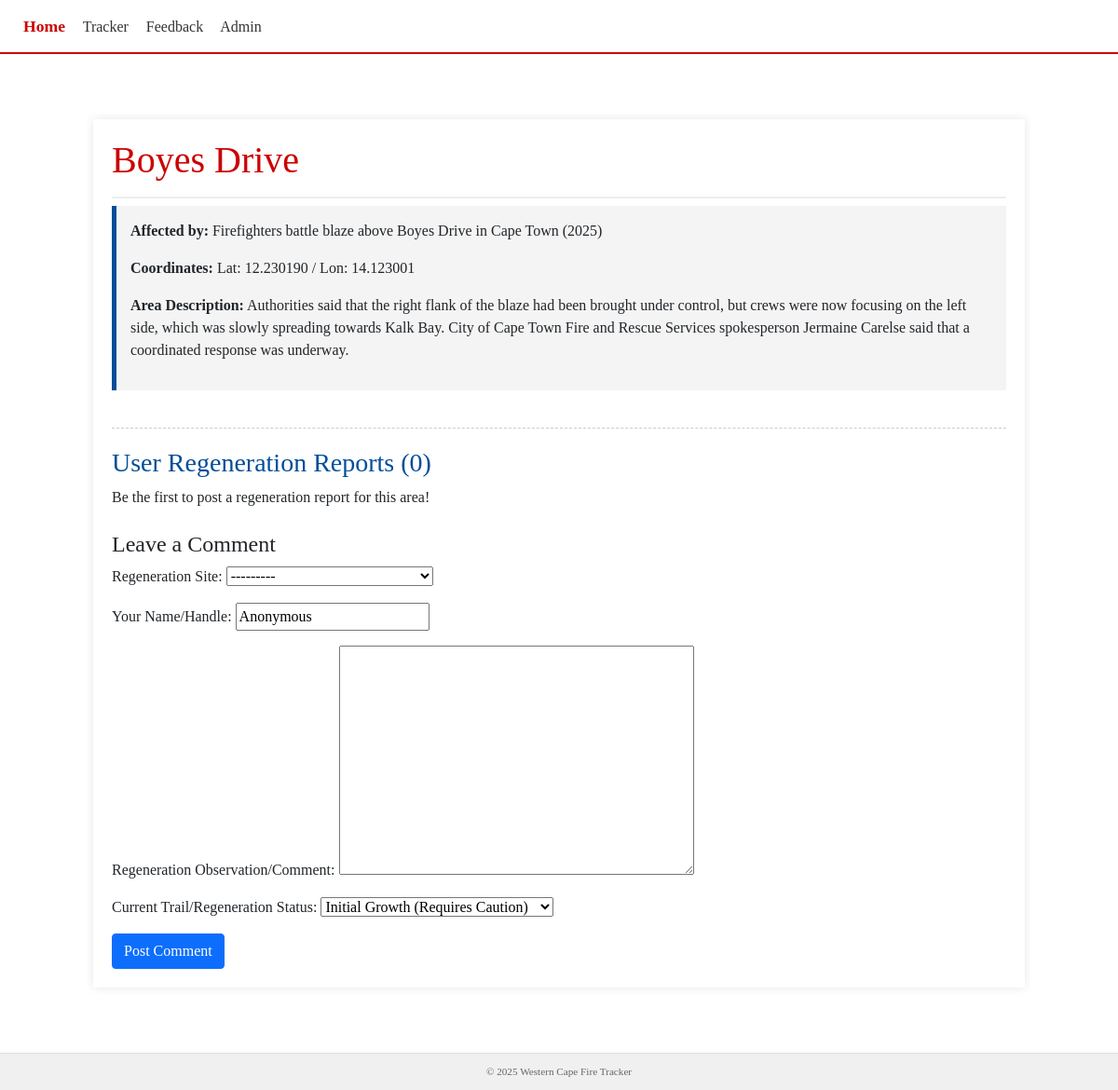
The page /tracker/2/ on the database its author committed.
### tracker/models.py (models this page shows, shortened)
class RegenerationSite(models.Model):
        associated_fire = models.ForeignKey(
            FireIncident,
            on_delete=models.SET_NULL, # Keep the site record even if the fire record is deleted
            null=True,
            blank=True,
            related_name='regeneration_sites',
            verbose_name="Associated Fire Incident"
        )
        site_name = models.CharField(max_length=200, unique=True)
        latitude = models.DecimalField(max_digits=9, decimal_places=6)
        longitude = models.DecimalField(max_digits=9, decimal_places=6)
        description = models.TextField(verbose_name="Trail/Area Description")
        date_established = models.DateTimeField(auto_now_add=True)
        def __str__(self):
            return self.site_name

class FireIncident(models.Model):
    title = models.CharField(max_length=200)
    location = models.CharField(max_length=200, blank=True)
    date = models.DateField(null=True, blank=True)
    description = models.TextField(blank=True)
    latitude = models.DecimalField(max_digits=9, decimal_places=6, null=True, blank=True)
    longitude = models.DecimalField(max_digits=9, decimal_places=6, null=True, blank=True)
    source_url = models.URLField(blank=True)
    status = models.CharField(max_length=50, blank=True)
    created_at = models.DateTimeField(auto_now_add=True)

### tracker/views.py (the view)
# urls.py: path('<int:pk>/', views.incident_detail, name='incident_detail'),   # Detail view for a specific incident
def incident_detail(request, pk):
    site = get_object_or_404(RegenerationSite, pk=pk)
    site_feedback = site.user_reports.all().order_by('-date_posted')
    if request.method == 'POST':
        form = CommentForm(request.POST)
        if form.is_valid():
            comments = form.save(commit=False)
            comments.site = site
            comments.save()
            return redirect( 'incident_detail',pk=pk)
    else:
        form = CommentForm()
    context = {
        'site': site,
        'site_feedback': site_feedback,
        'page_title': site.site_name,
        'form': form
    }
    return render(request, 'tracker/detail.html', context)
    return render(request, 'detail.html',{'post':post, 'form':form, 'comments':comments })

### tracker/forms.py
class CommentForm(forms.ModelForm):
    class Meta:
        model = UserFeedback
        fields = '__all__'

### tracker/templates/tracker/detail.html (shortened to what this page needs)
{% extends 'base.html' %}
{% load static %}
{% block content %}
<div class="container" style="max-width: 1000px; margin: 50px auto; padding: 20px; background-color: #fff; box-shadow: 0 0 10px rgba(0,0,0,0.1);">
    <h1 style="color: #cc0000; border-bottom: 2px solid #eee; padding-bottom: 15px;">{{ site.site_name }}</h1>
    <div class="site-details" style="margin-bottom: 30px; padding: 15px; background-color: #f4f4f4; border-left: 5px solid #004d99;">
        <p><strong>Affected by:</strong> {{ site.associated_fire.title|default:"N/A" }} ({{ site.associated_fire.date|date:"Y"|default:"" }})</p>
        <p><strong>Coordinates:</strong> Lat: {{ site.latitude }} / Lon: {{ site.longitude }}</p>
        <p><strong>Area Description:</strong> {{ site.description }}</p>
    </div>
    <div style="margin-top: 40px; border-top: 1px dashed #ccc; padding-top: 20px;">
        <h3 style="color: #004d99;">User Regeneration Reports ({{ site_feedback|length }})</h3>
        {% if site_feedback %}
            {% for report in site_feedback %}
            <div class="report-entry" style="border: 1px solid #e0e0e0; padding: 15px; margin-bottom: 15px; border-radius: 4px;">
                <p style="font-weight: bold; margin-bottom: 5px;">
                    Reported by: {{ report.user_name }}
                    <span style="float: right; color: green; font-size: 0.9em;">Status: {{ report.get_regeneration_status_display }}</span>
                </p>
                <p style="margin-top: 0; color: #555;">{{ report.comment }}</p>
                {% if report.picture %}
                    <img src="{{ report.picture.url }}" alt="Regeneration Photo" style="max-width: 100%; height: auto; border-radius: 3px; margin-top: 10px;">
                {% endif %}
                <p style="font-size: 0.8em; color: #999; text-align: right;">Posted on: {{ report.date_posted|date:"F d, Y" }}</p>
            </div>
            {% endfor %}
        {% else %}
            <p>Be the first to post a regeneration report for this area!</p>
        {% endif %}
    </div>
          <div class="mt-4">
            <h4>Leave a Comment</h4>
            <form method="POST">
              <div class="mb-3">
                {{form.as_p}}
              </div>
              <button type="submit" class="btn btn-primary">
                Post Comment
              </button>
            </form>
          </div>
        </div>
      </div>
{% endblock content %}

### static/css/styles.css (style rules this page uses)
body { font-family: system-ui, sans-serif; margin: 20px; }

### rows shown on the page
RegenerationSite: site_name "Boyes Drive", associated_fire "Firefighters battle blaze above Boyes Drive in Cape Town", associated_fire "2025", latitude "12.230190", longitude "14.123001", description "Authorities said that the right flank of the blaze had been brought under control, but crews were now focusing on the left side, which was slowly spreading towards Kalk Bay. City of Cape Town Fire and Rescue Services spokesperson Jermaine Carelse said that a coordinated response was underway."

### other values the page prints
{{ site_feedback|length }} "0"
